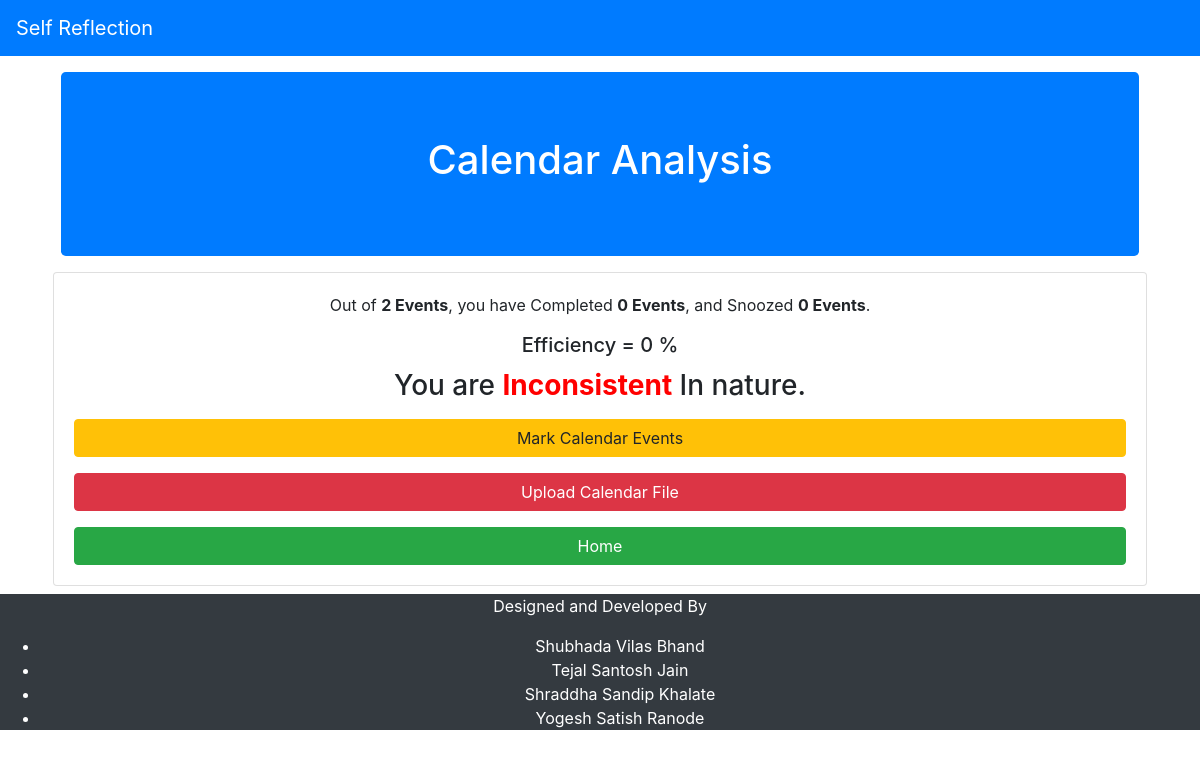
The page /module2.php (signed in) on the database its author committed.
### tables this page shows
CREATE TABLE `module_2` (
  `user_id` varchar(15) NOT NULL,
  `total_tasks` int(11) NOT NULL,
  `completed_tasks` int(11) NOT NULL,
  `snoozed_tasks` int(11) NOT NULL,
  `efficiency` float NOT NULL,
  `file` text NOT NULL
);

### module2.php (the view, shortened to what this page needs)
<?php
include "head.php";
$conn=dbconn();
$sql="select total_tasks,completed_tasks,snoozed_tasks,efficiency from module_2 where user_id = '".$_SESSION["user_id"]."'";
$result = mysqli_query($conn, $sql);
if (mysqli_num_rows($result) > 0) {
      while($row = mysqli_fetch_assoc($result)) {
      $count=1;
      $total=$row["total_tasks"];
      $completed=$row["completed_tasks"];
      $snoozed=$row["snoozed_tasks"];
      $efficiency=$row["efficiency"];
    }
  } else {
    $count=0;
  }
?>
<html>
<head><?php bootstrap();?>
</head>
<body>
<nav class="navbar navbar-expand-md bg-primary navbar-dark">
  <a class="navbar-brand" href="#">Self Reflection</a>
</nav>
<div class="container">
<div class="jumbotron bg-primary text-white text-center m-3">
<h1>Calendar Analysis</h1>
</div>
<div class="card m-2">
<div class="card-body text-center">
<?php
    if($count==1)
    {
        echo "<p> Out of <strong>$total Events</strong>, you have Completed <strong>$completed Events</strong>, and Snoozed <strong>$snoozed Events</strong>.</p>";
        echo "<h5 class=\"card-title\"> Efficiency = $efficiency %</h5>";
        if($efficiency>80)
            {
                echo "<h3>You are <strong style=\"color:green;\">Consistent</strong> In nature.</h3>";
            }
            else{
                echo "<h3>You are <strong style=\"color:red;\">Inconsistent</strong> In nature.</h3>";
            }
            echo "<a class=\"btn btn-block btn-warning mt-3\" href=\"markcal.php\">Mark Calendar Events</a>";
    }
?>
<a class="btn btn-block btn-danger mt-3" href="uploadcal.php">Upload Calendar File</a>
<a class="btn btn-block btn-success mt-3" href="home.php">Home</a>
</div>
</div>
</div>
<footer class="bg-dark text-white text-center">
<p>Designed and Developed By</p>
<ul>
<li>Shubhada Vilas Bhand</li>
<li>Tejal Santosh Jain</li>
<li>Shraddha Sandip Khalate</li>
<li>Yogesh Satish Ranode
</li>
</ul>
</footer>
</body>
</html>

### rows shown on the page
module_2: total_tasks "2", completed_tasks "0", snoozed_tasks "0", efficiency "0"
